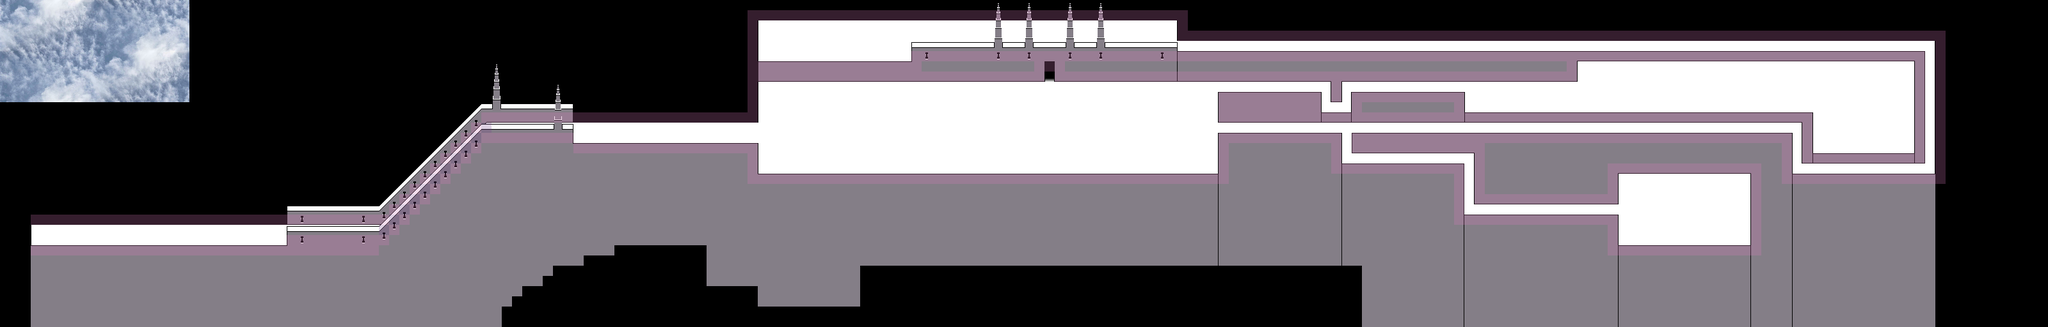

Rendered tile map (Tiled .tmx) drawn with the repository's tilesets; below, a short description and the map source with its tile grids summarised:
An orthogonal 200x32 tile map with 16x16 px tiles, 5 tile layers (Building, Detail, Detail2, Above, ...), 3 tilesets, 1 image layer and 1 object.

<map version="1.10" tiledversion="1.11.0" orientation="orthogonal" renderorder="right-down" width="200" height="32" tilewidth="16" tileheight="16" infinite="0" nextlayerid="8" nextobjectid="2">
 <properties>
  <property name="music" value="res/audio/music/wonderland3.ogg" />
  <property name="music_speed" type="float" value="1.2" />
  <property name="music_volume" type="float" value="1" />
 </properties>
 <tileset firstgid="1" source="white_building.tsx" />
 <tileset firstgid="65" source="tilesets/nerve_paths.tsx" />
 <tileset firstgid="129" source="loops.tsx" />
 <imagelayer id="4" name="Sky">
  <image source="../textures/image/wtx_sky_scaled.png" width="296" height="160" />
  <properties>
   <property name="delay_x" type="int" value="0" />
   <property name="delay_y" type="int" value="0" />
   <property name="height" type="int" value="0" />
   <property name="looping" type="bool" value="true" />
   <property name="parallax_x" type="int" value="2" />
   <property name="parallax_y" type="int" value="2" />
   <property name="scroll_x" type="int" value="0" />
   <property name="scroll_y" type="int" value="0" />
  </properties>
 </imagelayer>
 <layer id="1" name="Building" width="200" height="32">
  <data>[6400 cells, 3933 non-empty, 24 distinct tile ids]</data>
 </layer>
 <layer id="5" name="Detail" width="200" height="32">
  <data>[6400 cells, 447 non-empty, 8 distinct tile ids]</data>
 </layer>
 <layer id="6" name="Detail2" width="200" height="32">
  <data>[6400 cells, 25 non-empty, 3 distinct tile ids]</data>
 </layer>
 <objectgroup id="7" name="Entities">
  <object id="1" gid="157" x="1632" y="128" width="16" height="16">
   <properties>
    <property name="draw" type="bool" value="false" />
    <property name="file" value="res/data/entity/entrances/walk_warp.json" />
    <property name="warp_map" value="white_building_sub0.tmx" />
    <property name="warp_x" type="int" value="15" />
    <property name="warp_y" type="int" value="61" />
   </properties>
  </object>
 </objectgroup>
 <layer id="2" name="Above" width="200" height="32">
  <properties>
   <property name="height" type="int" value="1" />
  </properties>
  <data>[6400 cells, 140 non-empty, 20 distinct tile ids]</data>
 </layer>
 <layer id="3" name="Collision" width="200" height="32" opacity="0.25">
  <properties>
   <property name="draw" type="bool" value="false" />
  </properties>
  <data>[6400 cells, 851 non-empty, 3 distinct tile ids]</data>
 </layer>
</map>
